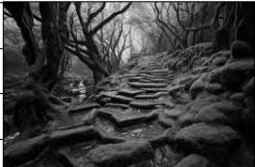
#> input picture BSCOMPUTER ENGINEERING/4th YEAR OF COMPUTER ENGINEERING/7th SEMESTER/DIGITAL IMAGE PROCESSING/FINALTERMPREPARATIONPROGRAMS/Screenshot 2024-10-30 124752.jpg, 255 x 167 px
$ python 'Averagingorsmoothing filters.py'
#> lines starting #> are read from the running program, lines starting #| are printed output that depends on the picture
import cv2
import numpy as np
import matplotlib.pyplot as plt
image_path = ('Screenshot 2024-10-30 124752.jpg')  # Replace with your image path if different
image = cv2.imread(image_path, 0)
#> image is the input picture: shape (167, 255); min 0, max 255, mean 59.4
average_blur = cv2.blur(image, (5, 5))  # 5x5 kernel size
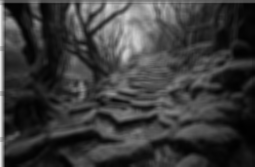
#> average_blur: shape (167, 255); min 0, max 232, mean 58.9
gaussian_blur = cv2.GaussianBlur(image, (5, 5), sigmaX=1)  # 5x5 kernel, sigmaX=1
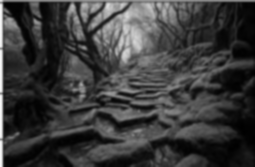
#> gaussian_blur: shape (167, 255); min 0, max 248, mean 59
plt.figure(figsize=(12, 5))
plt.subplot(1, 3, 1)
plt.imshow(image, cmap='gray')
plt.title('Original Image')
plt.axis('off')
plt.subplot(1, 3, 2)
plt.imshow(average_blur, cmap='gray')
plt.title('Averaging Filter')
plt.axis('off')
plt.subplot(1, 3, 3)
plt.imshow(gaussian_blur, cmap='gray')
plt.title('Gaussian Filter')
plt.axis('off')
plt.tight_layout()
plt.show()
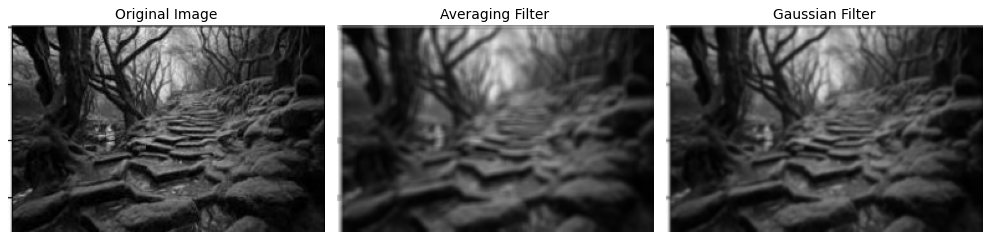
#> figure drawn by matplotlib, 3 panels

$ run again, with BSCOMPUTER ENGINEERING/4th YEAR OF COMPUTER ENGINEERING/7th SEMESTER/DIGITAL IMAGE PROCESSING/FINALTERMPREPARATIONPROGRAMS/Screenshot 2024-10-10 211014.jpg copied over BSCOMPUTER ENGINEERING/4th YEAR OF COMPUTER ENGINEERING/7th SEMESTER/DIGITAL IMAGE PROCESSING/FINALTERMPREPARATIONPROGRAMS/Screenshot 2024-10-30 124752.jpg
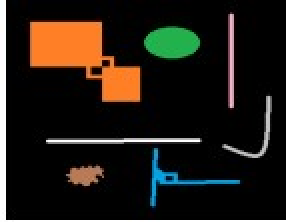
#> input picture BSCOMPUTER ENGINEERING/4th YEAR OF COMPUTER ENGINEERING/7th SEMESTER/DIGITAL IMAGE PROCESSING/FINALTERMPREPARATIONPROGRAMS/Screenshot 2024-10-10 211014.jpg, 143 x 111 px (shown 2 times larger)
#> `gaussian_blur = cv2.GaussianBlur(image, (5, 5), sigmaX=1)`:
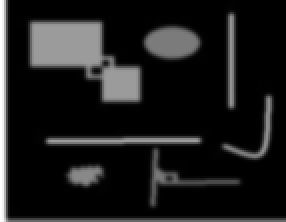
#> gaussian_blur: shape (111, 143) (shown 2 times larger); min 0, max 255, mean 28.8
#> `plt.show()`:
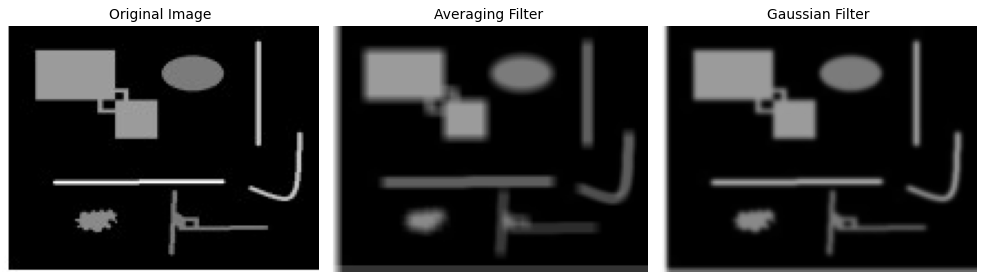
#> figure drawn by matplotlib, 3 panels
